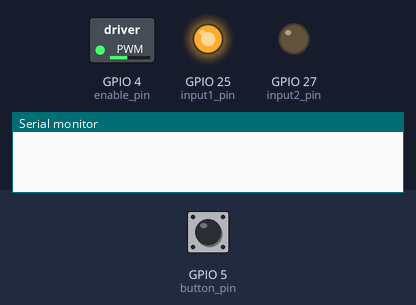
The sketch below on a simulated ESP32. Shown: switched loads named in the sketch (green lamp = pin HIGH), output pins drawn as LEDs (lit = HIGH), the last lines printed to the serial monitor. Inputs (shaded band) come from the test bench; at power-on: GPIO 5 (button_pin) HIGH.

Above: at 1.25 s.
1.3 s: GPIO 5 (button_pin) pulled LOW for 0.15 s
At 1.65 s:
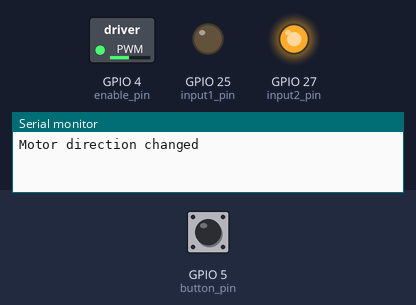
At 3.15 s:
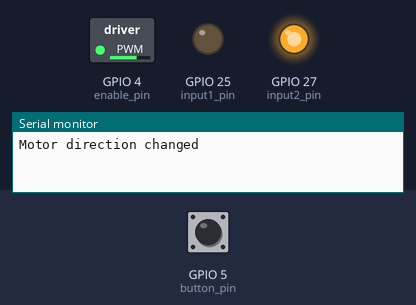
4.3 s: GPIO 5 (button_pin) pulled LOW for 1 s
At 4.65 s:
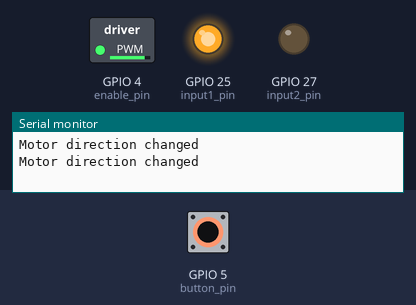
Timing chart, 0 to 16.3 s (numbered marks = the images above; inputs shaded):
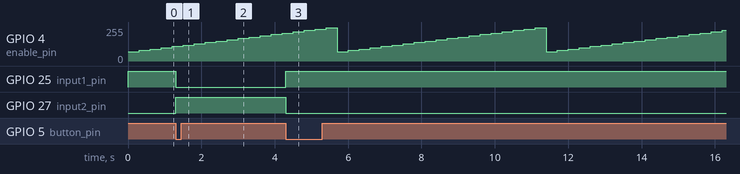

Measured:
- after the input at 1.3 s, GPIO 25 (input1_pin): HIGH → LOW at once; GPIO 27 (input2_pin): LOW → HIGH at once
- after the input at 4.3 s, GPIO 25 (input1_pin): LOW → HIGH at once; GPIO 27 (input2_pin): HIGH → LOW at once

The sketch:

pwm_dc_motor_controller.ino
```cpp
const int enable_pin = 4;
const int input1_pin = 25;
const int input2_pin = 27;
const int button_pin = 5;

hw_timer_t *timer = NULL;
volatile bool timer_finished = false;
volatile bool button_pressed = false;

int duty = 70;
bool forward = true;

void IRAM_ATTR timer_interrupt() {
  timer_finished = true;
}

void IRAM_ATTR button_interrupt() {
  button_pressed = true;
}

void apply_direction() {
  digitalWrite(input1_pin, forward ? HIGH : LOW);
  digitalWrite(input2_pin, forward ? LOW : HIGH);
}

void setup() {
  Serial.begin(115200);

  pinMode(enable_pin, OUTPUT);
  pinMode(input1_pin, OUTPUT);
  pinMode(input2_pin, OUTPUT);
  pinMode(button_pin, INPUT_PULLUP);

  ledcAttach(enable_pin, 1000, 8);
  ledcWrite(enable_pin, duty);
  apply_direction();

  timer = timerBegin(1000000);
  timerAttachInterrupt(timer, &timer_interrupt);
  timerAlarm(timer, 300000, true, 0);

  attachInterrupt(digitalPinToInterrupt(button_pin), button_interrupt, FALLING);
}

void loop() {
  if (timer_finished) {
    timer_finished = false;
    duty += 10;
    if (duty > 255) {
      duty = 70;
    }
    ledcWrite(enable_pin, duty);
  }

  if (button_pressed) {
    button_pressed = false;
    forward = !forward;
    apply_direction();
    Serial.println("Motor direction changed");
    delay(30);
  }
}
```
